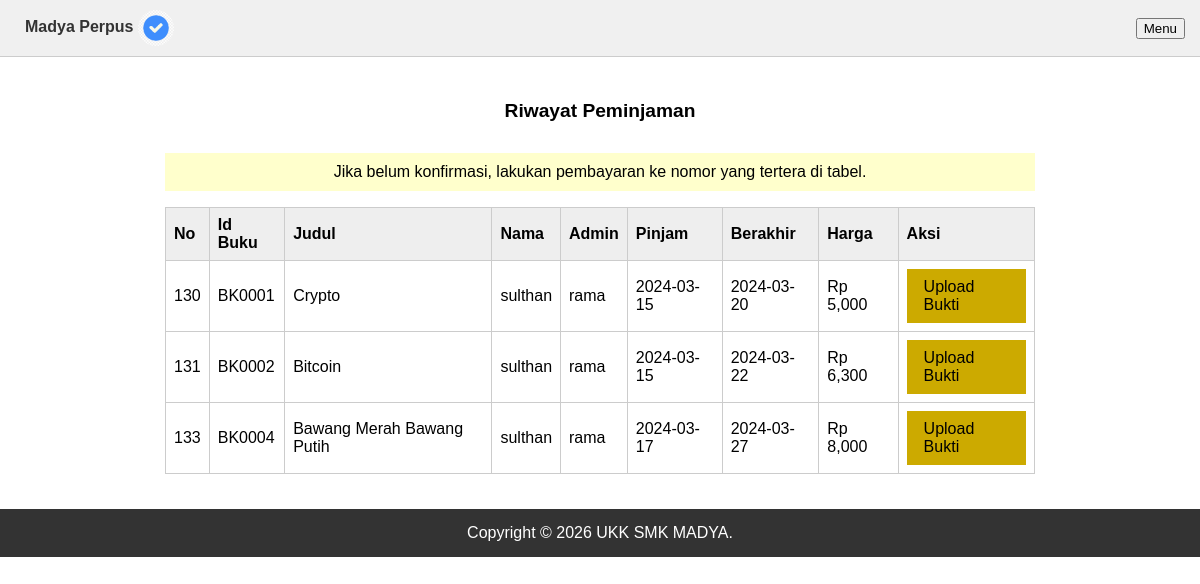
Page /DashboardMember/formPeminjaman/TransaksiPeminjaman.php (signed in) on the earlier database version.
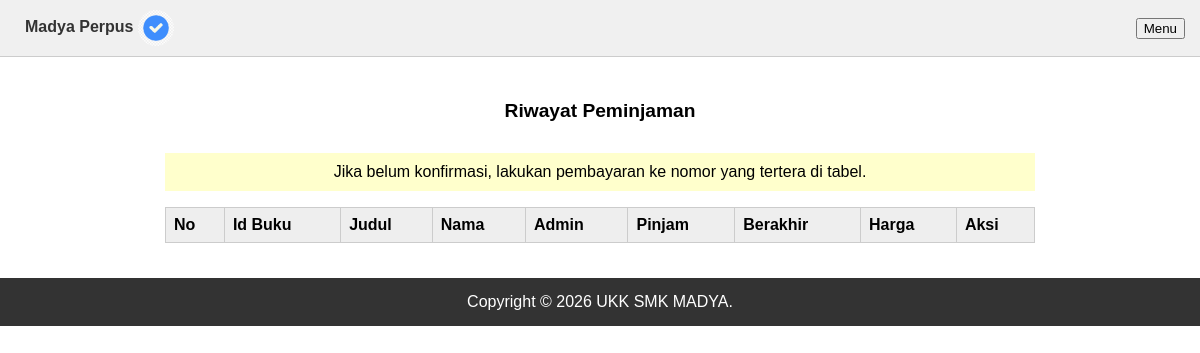
Same page on the later database version.
### tables this page shows
CREATE TABLE `peminjaman` (
  `id_peminjaman` int NOT NULL,
  `id_buku` varchar(20) NOT NULL,
  `nisn` int NOT NULL,
  `nama_admin` varchar(255) NOT NULL,
  `tgl_peminjaman` date NOT NULL,
  `tgl_pengembalian` date NOT NULL,
  `status` varchar(50) NOT NULL,
  `harga` int NOT NULL,
  `bukti_transaksi` varchar(50) NOT NULL,
  `address_norek` varchar(255) DEFAULT NULL
);

CREATE TABLE `buku` (
  `cover` varchar(255) NOT NULL,
  `id_buku` varchar(20) NOT NULL,
  `kategori` varchar(255) NOT NULL,
  `judul` varchar(255) NOT NULL,
  `pengarang` varchar(255) NOT NULL,
  `penerbit` varchar(255) NOT NULL,
  `tahun_terbit` date NOT NULL,
  `jumlah_halaman` int NOT NULL,
  `buku_deskripsi` text NOT NULL,
  `isi_buku` varchar(250) NOT NULL
);

CREATE TABLE `member` (
  `nisn` int NOT NULL,
  `kode_member` varchar(12) NOT NULL,
  `nama` varchar(255) NOT NULL,
  `password` varchar(255) NOT NULL,
  `jenis_kelamin` varchar(20) NOT NULL,
  `kelas` varchar(5) NOT NULL,
  `jurusan` varchar(50) NOT NULL,
  `no_tlp` varchar(15) NOT NULL,
  `tgl_pendaftaran` date NOT NULL
);

### config/config.php (called while the page is built)
<?php
$host = "localhost";
$username = "root";
$password = "";
$database_name = "perpustakaan";
$connection = mysqli_connect($host, $username, $password, $database_name);
function queryReadData($query)
{
  global $connection;
  $result = mysqli_query($connection, $query);
  $items = [];
  while ($item = mysqli_fetch_assoc($result)) {
    $items[] = $item;
  }
  return $items;
}

### DashboardMember/formPeminjaman/TransaksiPeminjaman.php (the view, shortened to what this page needs)
<?php
require "../../config/config.php";
$akunMember = $_SESSION["member"]["nisn"];
$dataPinjam = queryReadData("SELECT peminjaman.id_peminjaman, peminjaman.id_buku, buku.judul, peminjaman.nisn, member.nama, admin.nama_admin, peminjaman.tgl_peminjaman, peminjaman.tgl_pengembalian, peminjaman.status, buku.isi_buku, harga, peminjaman.bukti_transaksi
  FROM peminjaman INNER JOIN buku ON peminjaman.id_buku = buku.id_buku INNER JOIN member ON peminjaman.nisn = member.nisn INNER JOIN admin ON peminjaman.nama_admin = admin.nama_admin
  WHERE peminjaman.nisn = '$akunMember' AND peminjaman.status IN ('Konfirmasi', 'Belum konfirmasi', 'Ditolak')");
?>
<!DOCTYPE html>
<html lang="id">
<head>
    <link rel="stylesheet" href="../../assets/base.css">
</head>
<body>
    <nav class="nav-plain">
        <span><strong>Madya Perpus</strong> <img src="../../assets/header.png" alt="Logo" style="width:36px;height:36px;vertical-align:middle;border-radius:50%;"></span>
        <div class="dropdown-wrap">
            <button type="button" onclick="document.getElementById('menuDropdown').classList.toggle('show')">Menu</button>
        </div>
    </nav>
    <div class="container-plain">
        <h1 class="section-title">Riwayat Peminjaman</h1>
        <p style="text-align:center;background:#ffc;padding:10px;">Jika belum konfirmasi, lakukan pembayaran ke nomor yang tertera di tabel.</p>
        <div style="overflow-x:auto;">
            <table>
                <thead>
                    <tr>
                        <th>No</th>
                        <th>Id Buku</th>
                        <th>Judul</th>
                        <th>Nama</th>
                        <th>Admin</th>
                        <th>Pinjam</th>
                        <th>Berakhir</th>
                        <th>Harga</th>
                        <th>Aksi</th>
                    </tr>
                </thead>
                <tbody>
                    <?php foreach ($dataPinjam as $item) : ?>
                        <tr>
                            <td><?= $item["id_peminjaman"]; ?></td>
                            <td><?= $item["id_buku"]; ?></td>
                            <td><?= htmlspecialchars($item["judul"]); ?></td>
                            <td><?= htmlspecialchars($item["nama"]); ?></td>
                            <td><?= htmlspecialchars($item["nama_admin"]); ?></td>
                            <td><?= $item["tgl_peminjaman"]; ?></td>
                            <td><?= $item["tgl_pengembalian"]; ?></td>
                            <td>Rp <?= number_format($item["harga"]); ?></td>
                            <td>
                                <?php if ($item["status"] == 'Konfirmasi') : ?>
                                    <a href="bacabuku.php?pdf=<?= urlencode($item["isi_buku"]); ?>" class="btn btn-primary">Baca</a>
                                    <a href="pinjam.php?id=<?= $item['id_peminjaman']; ?>" class="btn btn-success">Kembalikan</a>
                                <?php elseif ($item["status"] == 'Belum konfirmasi') : ?>
                                    <?php if (!empty($item['bukti_transaksi'])) : ?>Tunggu approve admin/petugas
                                <?php else : ?><a href="upload_bukti.php?id=<?= $item['id_peminjaman']; ?>" class="btn btn-warning">Upload Bukti</a><?php endif; ?>
                            <?php elseif ($item["status"] == 'Ditolak') : ?>
                                <span style="color:#c33;">Ditolak.</span> <a href="upload_bukti.php?id=<?= $item['id_peminjaman']; ?>" class="btn btn-warning">Upload Bukti Ulang</a>
                            <?php endif; ?>
                            </td>
                        </tr>
                    <?php endforeach; ?>
                </tbody>
            </table>
        </div>
    </div>
    <footer class="page-footer">Copyright © 2026 UKK SMK MADYA.</footer>
</body>
</html>

Differences in the rows shown:
no longer on this page (row edited): peminjaman: id_peminjaman "130", id_buku "BK0001", id_buku.judul "Crypto", nisn.nama "sulthan", admin.nama_admin "rama", tgl_peminjaman "2024-03-15", tgl_pengembalian "2024-03-20", harga "5,000"
removed peminjaman: id_peminjaman "131", id_buku "BK0002", id_buku.judul "Bitcoin", nisn.nama "sulthan", admin.nama_admin "rama", tgl_peminjaman "2024-03-15", tgl_pengembalian "2024-03-22", harga "6,300"
no longer on this page (row edited): peminjaman: id_peminjaman "133", id_buku "BK0004", id_buku.judul "Bawang Merah Bawang Putih", nisn.nama "sulthan", admin.nama_admin "rama", tgl_peminjaman "2024-03-17", tgl_pengembalian "2024-03-27", harga "8,000"
